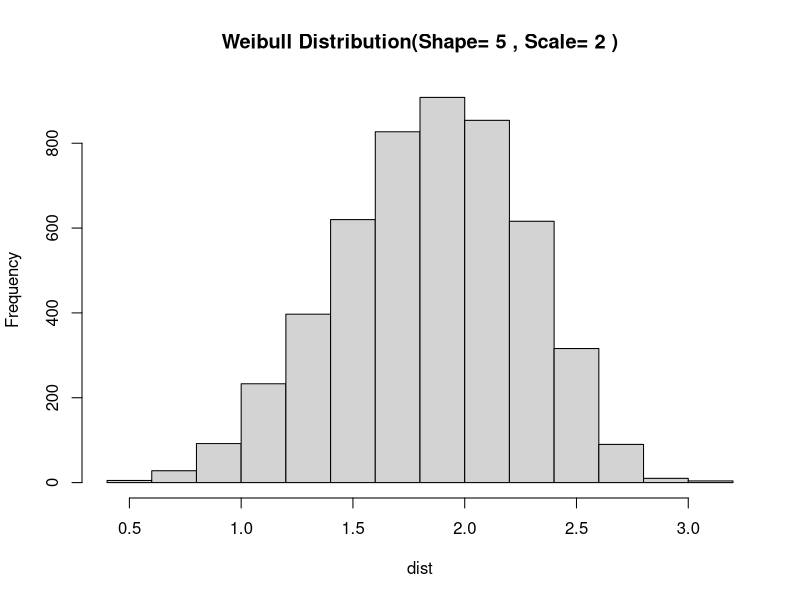

R code for this plot:
library(rjson)

shape = 5
scale = 2
dist = rweibull(5000, shape, scale)
jsoned <- toJSON(dist)
write.table(jsoned, './weib_dist1.json', row.names = FALSE, col.names = FALSE, quote = FALSE)
png(file = "./weib_dist1.png")
hist(dist, main = paste("Weibull Distribution(Shape=", shape, ", Scale=", scale, ")"))
dev.off()
